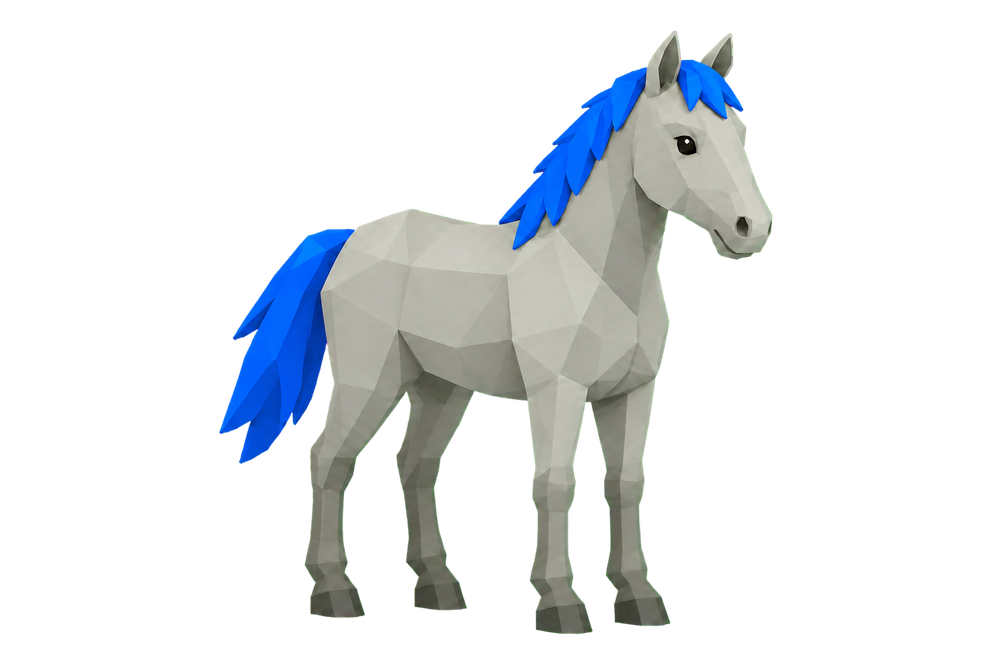
#> input picture assets-src/horse-kit/horse_01.png, 1000 x 667 px, shrunk from 1536 x 1024 before the run
$ python regions.py ../../horse-kit/horse_01.png ../../horse-kit/horse_02.png 5
#> lines starting #> are read from the running program, lines starting #| are printed output that depends on the picture; after the words box and inside, x2 and y2 are one past the last pixel; in counts of white or black regions, pixels touching at a corner belong together
"""파츠를 '색을 바꿀 수 있는 영역'으로 나누고, 색을 바꾸는 함수.
regions: <part>_reg.png  (0 = 투명, 1 = 주 색, 2 = 보조 색, 3 = 보조 색2, 255 = 고정 디테일: 끈·단추 등)
"""
import sys
import numpy as np
from PIL import Image
from scipy import ndimage as nd
from skimage.color import rgb2lab
from sklearn.cluster import KMeans


def make_regions(part_path, out_path, k=4, merge_de=14, detail_frac=0.035):
#> called with part_path = '../../horse-kit/horse_01.png', out_path = '../../horse-kit/horse_02.png', k = 5, merge_de = 14, detail_frac = 0.035
    im = np.asarray(Image.open(part_path).convert('RGBA')).astype(float)
    a = im[..., 3]
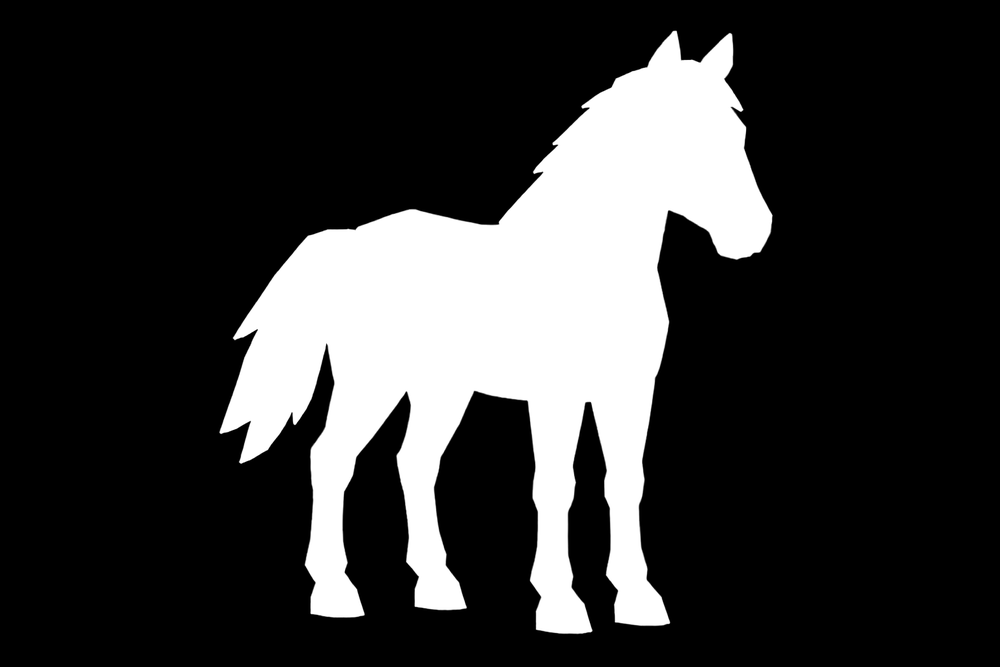
#> a: shape (667, 1000) float64; min 0, max 255, mean 54.5
    op = a > 128
#> op: shape (667, 1000) bool; 21.4% white; 1 white region, box (x1, y1, x2, y2) and area: (220, 31, 772, 634) 142631
    lab = rgb2lab(im[..., :3] / 255)
#> lab: shape (667, 1000, 3) float64; mean of channels 0, 1, 2 13.5, 0.8, -1.7
    X = np.stack([lab[..., 0][op] * 0.25, lab[..., 1][op], lab[..., 2][op]], 1)
    km = KMeans(n_clusters=k, n_init=4, random_state=0).fit(X[::7])
    lbl = km.predict(X)
    cent = km.cluster_centers_
#> cent = [[18.07, -1.83, 5.74], [11.04, 36.01, -79.76], [9.83, 27.12, -67.17], [11.65, -2.92, 7], [13.83, -13.16, 13.43]]
    # merge clusters with similar colour (same fabric under different light)
    groups = list(range(k))
    def find(i):
        while groups[i] != i:
            i = groups[i]
        return i
    for i in range(k):
        for j in range(i + 1, k):
            dab = np.hypot(cent[i, 1] - cent[j, 1], cent[i, 2] - cent[j, 2])
            dl = abs(cent[i, 0] - cent[j, 0]) / 0.25
            if dab < merge_de and dl < 22:
                groups[find(j)] = find(i)
#> after the loop, groups = [3, 1, 2, 3, 0]
    lbl = np.array([find(l) for l in range(k)])[lbl]
    reg = np.zeros(a.shape, np.uint8)
    full = np.zeros(a.shape, int) - 1
    full[op] = lbl
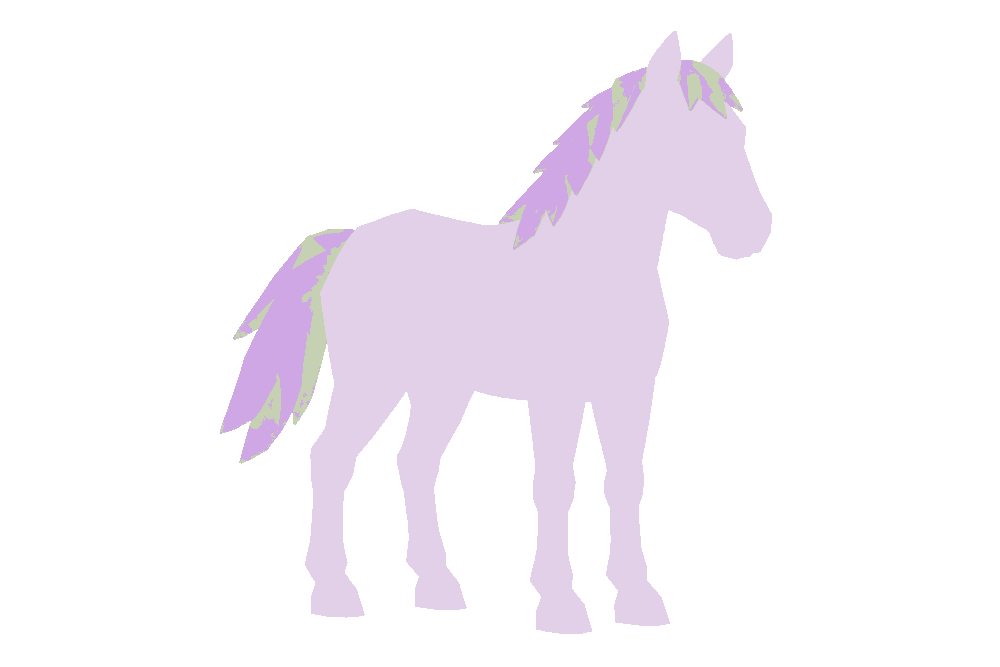
#> full: shape (667, 1000) int64; 4 distinct labels, from -1 to 3; one colour per label, 0 black, -1 white
    ids, cnt = np.unique(lbl, return_counts=True)
#> ids = [1, 2, 3]; cnt = [17537, 6620, 118474]
    order = ids[np.argsort(-cnt)]
#> order = [3, 1, 2]
    frac = dict(zip(ids, cnt / cnt.sum()))
#> frac = {1: 0.123, 2: 0.0464, 3: 0.831}
    code = 1
    for g in order:
        m = full == g
        if frac[g] < detail_frac or code > 3:
            reg[m] = 255
        else:
            # clean speckle: small islands go to the surrounding region later
            reg[m] = code
            code += 1
#> this loop made 3 passes
#> g on pass 1: 3
#> pass 1, in make_regions, `m = full == g`:
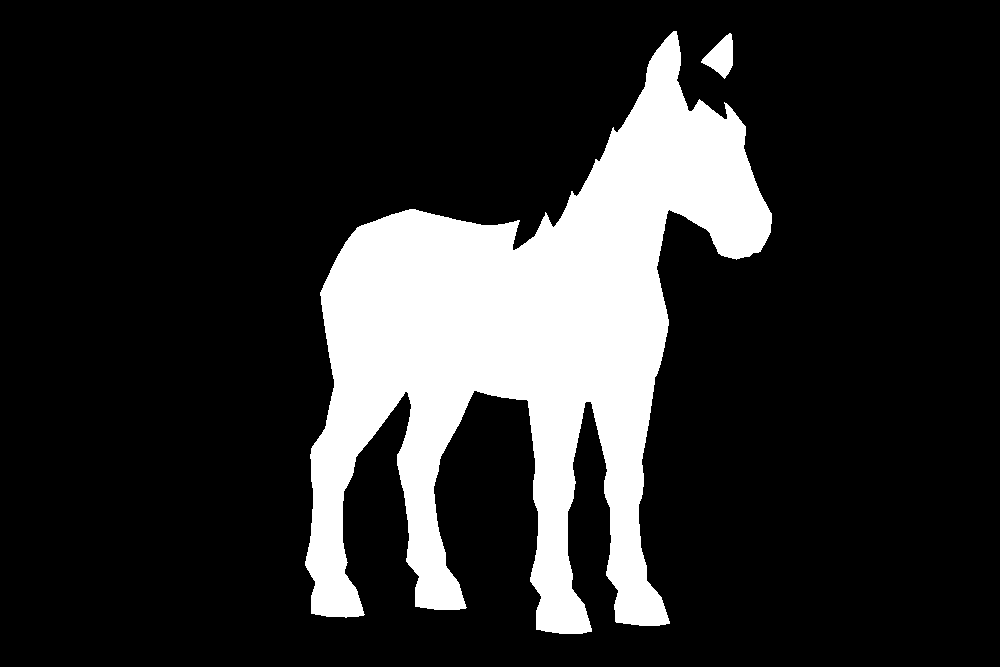
#> m: shape (667, 1000) bool; 17.8% white; 2 white regions, box (x1, y1, x2, y2) and area: (305, 31, 772, 634) 117667, (701, 33, 733, 79) 807
#> after the loop, code = 4
    # majority-smooth tiny islands (<60 px) of recolourable regions
    for c in [1, 2, 3]:
        m = reg == c
        l2, n2 = nd.label(m)
        if n2:
            sz = nd.sum(m, l2, range(1, n2 + 1))
            small = np.isin(l2, [i + 1 for i, v in enumerate(sz) if v < 60])
            reg[small] = 0
#> this loop made 3 passes
#> (n2, sz) on pass 1: (2, [117667, 807])
#> n2 on passes 2 to 3: 55, 234
#> pass 1, in make_regions, `l2, n2 = nd.label(m)`:
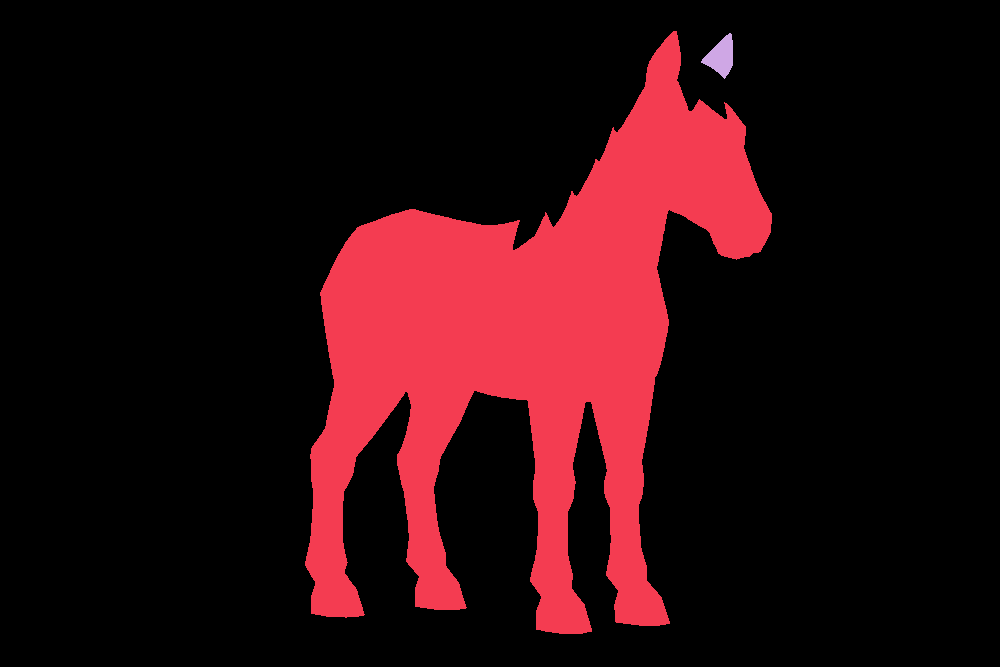
#> l2: shape (667, 1000) int32; 3 distinct labels, from 0 to 2; one colour per label, 0 black
#> pass 2, in make_regions, `l2, n2 = nd.label(m)`:
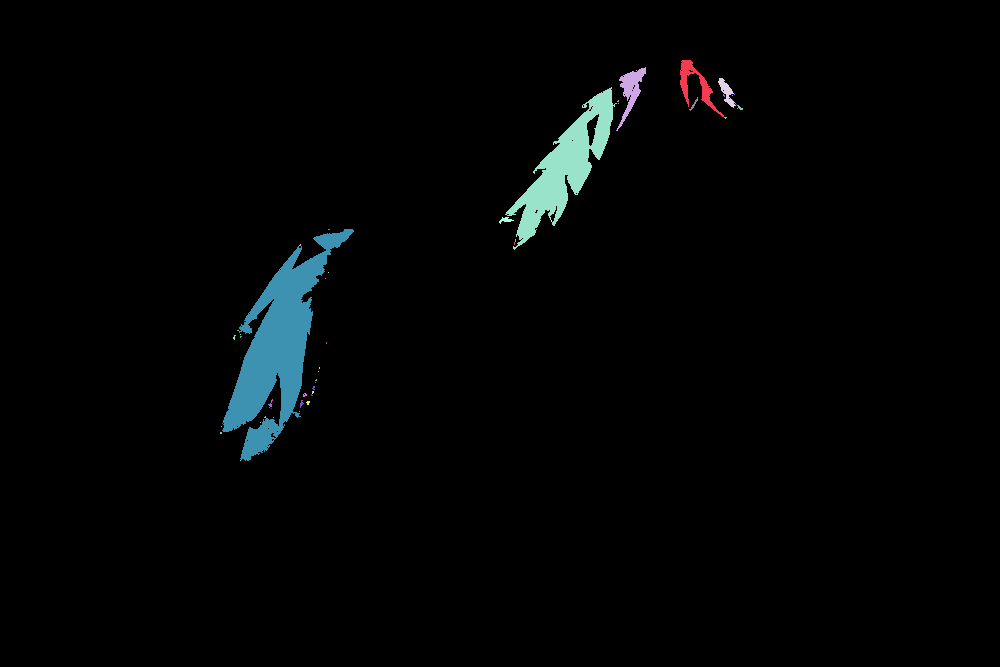
#> l2: shape (667, 1000) int32; 56 distinct labels, from 0 to 55; one colour per label, 0 black
#> after the loop: l2: shape (667, 1000) int32; 235 distinct labels, from 0 to 234
#> after the loop:
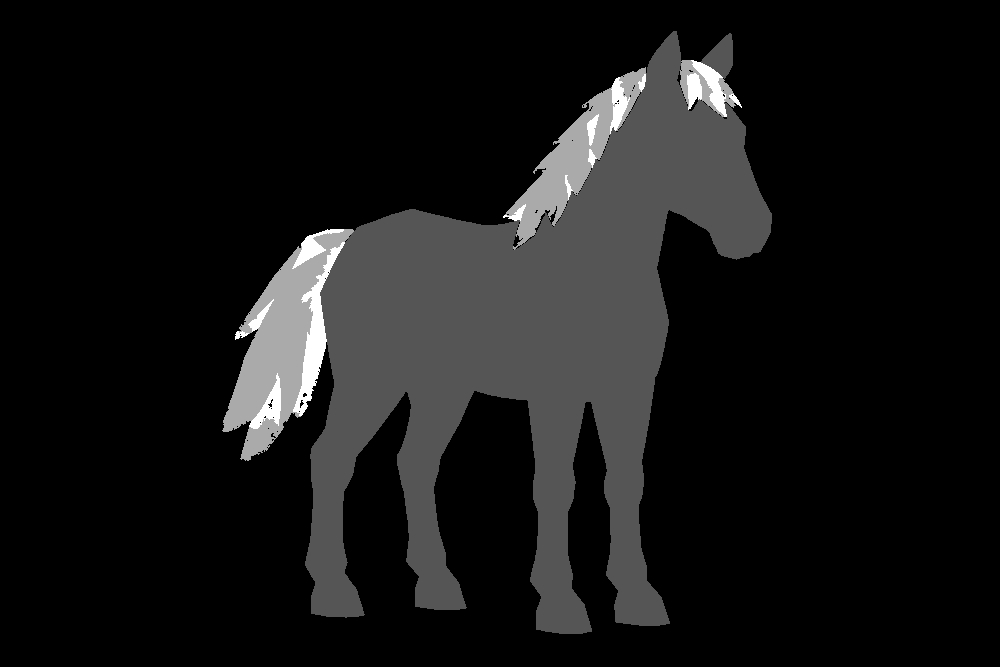
#> reg: shape (667, 1000); min 0, max 3, mean 0.256; drawn with min black and max white
    # fill unassigned opaque/semi pixels from nearest assigned
    need = (a > 0) & (reg == 0)
#> need: shape (667, 1000) bool; 1.2% white in thin lines or dots, all inside (x1, y1, x2, y2) = (217, 28, 775, 637)
    have = reg > 0
#> have: shape (667, 1000) bool; 21.2% white; 1 white region, box (x1, y1, x2, y2) and area: (222, 31, 772, 634) 141725
    if have.any():
        idx = nd.distance_transform_edt(~have, return_distances=False, return_indices=True)
        reg[need] = reg[idx[0], idx[1]][need]
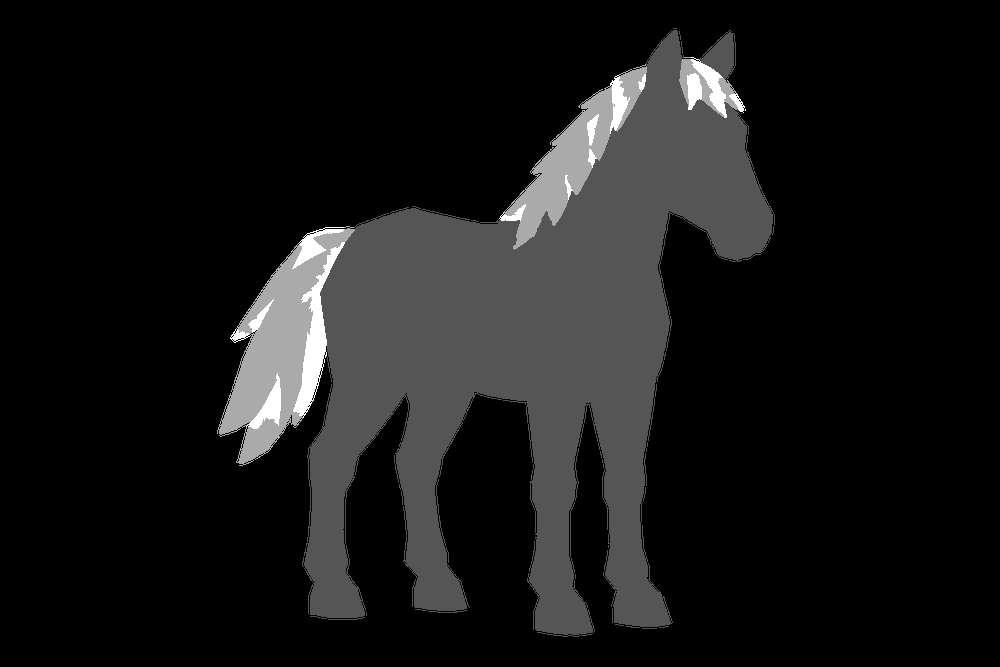
#> reg: shape (667, 1000); 1.17% of pixels changed, all inside (x1, y1, x2, y2) = (217, 28, 775, 637); drawn with min black and max white
    Image.fromarray(reg).save(out_path)
    return reg


def recolor(part_rgba, reg, colors):
    """colors: {region_code: (r,g,b)}. 명암은 원래 이미지의 밝기 비율로 유지."""
    im = part_rgba.astype(float)
    rgb = im[..., :3]
    L = rgb2lab(rgb / 255)[..., 0]
    out = rgb.copy()
    for c, col in colors.items():
        m = reg == c
        if not m.any():
            continue
        ref = np.percentile(L[m], 60)
        tl = rgb2lab(np.array(col, float)[None, None] / 255)[0, 0]
        # shift lightness so the region's typical lightness lands on the target colour
        newL = np.clip(L + (tl[0] - ref), 0, 100)
        lab = np.zeros(rgb.shape)
        lab[..., 0] = newL
        # keep a little of the original chroma variation (warm/cool facets) around the target
        orig = rgb2lab(rgb / 255)
        ma, mb = np.median(orig[..., 1][m]), np.median(orig[..., 2][m])
        lab[..., 1] = tl[1] + (orig[..., 1] - ma) * 0.5
        lab[..., 2] = tl[2] + (orig[..., 2] - mb) * 0.5
        from skimage.color import lab2rgb
        new = lab2rgb(lab) * 255
        out[m] = new[m]
    return np.dstack([np.clip(out, 0, 255), im[..., 3]]).astype('uint8')


if __name__ == '__main__':
    make_regions(sys.argv[1], sys.argv[2], k=int(sys.argv[3]) if len(sys.argv) > 3 else 4)
